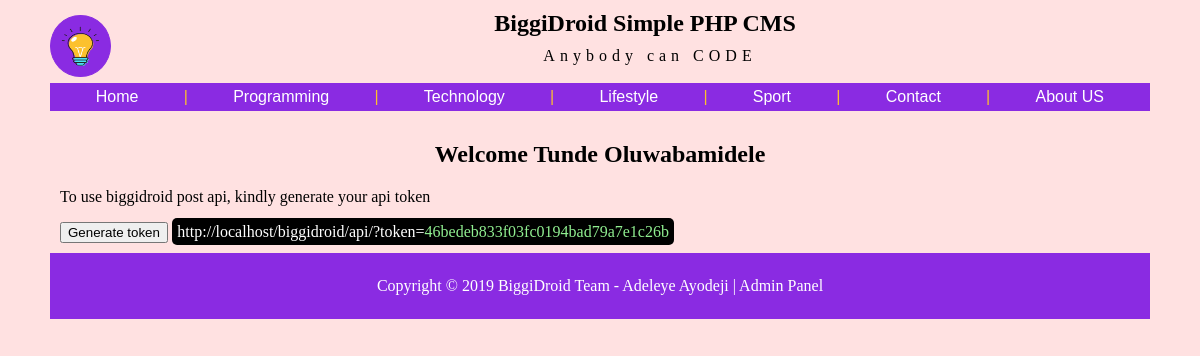
/user/home.php (signed in), run on the app's committed database.
### tables this page shows
CREATE TABLE IF NOT EXISTS `sitedetails` (
  `id` int(11) NOT NULL AUTO_INCREMENT,
  `sitelogo` mediumtext DEFAULT NULL,
  `sitetitle` mediumtext DEFAULT NULL,
  `sitetagline` mediumtext DEFAULT NULL,
  PRIMARY KEY (`id`)
);

CREATE TABLE IF NOT EXISTS `post` (
  `id` int(11) NOT NULL AUTO_INCREMENT,
  `search` varchar(10000) DEFAULT NULL,
  `category` longtext DEFAULT NULL,
  `title` longtext DEFAULT NULL,
  `text` longtext DEFAULT NULL,
  `image` longtext DEFAULT NULL,
  `date` varchar(10000) DEFAULT NULL,
  PRIMARY KEY (`id`)
);

CREATE TABLE IF NOT EXISTS `user` (
  `id` int(11) NOT NULL AUTO_INCREMENT,
  `first` varchar(10000) DEFAULT NULL,
  `last` varchar(10000) DEFAULT NULL,
  `username` varchar(10000) DEFAULT NULL,
  `password` varchar(10000) DEFAULT NULL,
  `apitoken` varchar(100) DEFAULT NULL,
  PRIMARY KEY (`id`)
);

### user/home.php (the view, shortened to what this page needs)
<?php
include '../include/header.php';
	$uniqueid = $_SESSION["uniqueid"];
	$query = mysqli_query($con, "SELECT apitoken FROM user WHERE id = '$uniqueid' ") or die();
	$result = mysqli_fetch_assoc($query);
?>
<div class="dashboard">
	<h2 style="text-align: center;">Welcome <?php echo $_SESSION["user"]; ?></h2>
	<div class="panel">
		<p>To use biggidroid post api, kindly generate your api token</p>
		<button id="generate">Generate token</button>  <a id="result" style="background: black;color: white;padding: 5px;font-family: calibri;border-radius: 5px;" href="http://localhost/biggidroid/api/?token=<?php echo($result['apitoken']) ?>" target="_blank">http://localhost/biggidroid/api/?token=<span style="color: lightgreen;" id="style"><?php echo($result['apitoken']) ?></span></a>
	</div>
</div>
<?php
include '../include/footer.php';
?>

### include/header.php (shortened to what this page needs)
<?php session_start();
include 'db.php';
$query = mysqli_query($con, "SELECT * FROM sitedetails");
$row = mysqli_fetch_assoc($query);
?>
<!DOCTYPE html>
<html>
<head>
	<link rel="stylesheet" type="text/css" href="css/style.css">
	<link rel="stylesheet" type="text/css" href="css/responsive.css">
	<link rel="stylesheet" type="text/css" href="css/animate.css">
	<link rel="stylesheet" type="text/css" href="css/font-awesome.css">
</head>
<body>
	<div class="container">
		<div class="header">
			<div class="logo">
				<a href=""><img align="center" class="sitelogo" src="image/<?php echo $row["sitelogo"] ?>"></a>
			</div>
			<div class="mainhead">
				<h2><?php echo $row["sitetitle"] ?></h2>
				<span class="sitetagline"><?php echo $row["sitetagline"] ?></span>
			</div>
			<br>
			<nav class="nav1">
				<a href="#">Home</a> |
				<?php
				$query = mysqli_query($con, "SELECT * FROM post ORDER BY id ASC LIMIT 4");
				while ($row = mysqli_fetch_assoc($query)) {
				?>
					<a href="category/<?php echo strtolower($row['category']); ?>"><?php echo $row["category"]; ?></a> |
				<?php
				} ?>
				<a href="#">Contact</a> |
				<a href="#">About US</a>
			</nav>
		</div>

### css/style.css (style rules this page uses)
body { font-family: arial; background: #ffe1e1; }
.container { margin-left: auto; margin-right: auto; width: 1100px; background: #ffe1e1; padding: 10px; padding-top: 0px; margin-top: 0px; }
.logo { width: 100px; float: left; }
.mainhead { text-align: center; }
.mainhead h2 { margin: 10px; font-family: cursive; }
nav { display: inline-block; background: blueviolet; padding: 5px; color: #fcc12d; }
nav a { margin-right: 20px; margin-left: 20px; color: white; text-decoration: none; padding: 20.8px; }
p { font-family: calibri; }
h2 { font-family: calibri; }
img { background-position: center top !important; }
.sitetagline { font-family: calibri; margin: 0px; margin-top: 0px; letter-spacing: 5px; }
.sitelogo { height: 40px; width: 39px; background: #8a2be2; margin-top: 5px; padding: 10px; border-radius: 100%; border: 1px solid #8a2be2; }
a { text-decoration: none; }

### css/responsive.css (style rules this page uses)
@media only screen and (min-width: 300px) { .container { width: 300px; } }
@media only screen and (min-width: 300px) { .nav1 { display: none; } }
@media only screen and (min-width: 320px) { .container { width: 320px; } }
@media only screen and (min-width: 320px) { .nav1 { display: none; } }
@media only screen and (min-width: 393px) { .container { width: 393px; } }
@media only screen and (min-width: 393px) { .nav1 { display: none; } }
@media only screen and (min-width: 470px) { .container { width: 470px; } }
@media only screen and (min-width: 470px) { .nav1 { display: none; } }
@media only screen and (min-width: 570px) { .container { width: 570px; } }
@media only screen and (min-width: 570px) { .nav1 { display: none; } }
@media only screen and (min-width: 600px) { .container { width: 600px; } }
@media only screen and (min-width: 600px) { nav a { padding: 0px; margin-right: 5px; margin-left: 5px; } }
@media only screen and (min-width: 600px) { .nav1 { display: block; } }
@media only screen and (min-width: 768px) { .container { width: 768px; } }
@media only screen and (min-width: 768px) { nav a { padding: 0px; margin-right: 17px; margin-left: 17px; } }
@media only screen and (min-width: 768px) { .nav1 { display: block; } }
@media only screen and (min-width: 992px) { .container { width: 992px; } }
@media only screen and (min-width: 992px) { nav a { padding: 13px; margin-right: 20px; margin-left: 20px; } }
@media only screen and (min-width: 992px) { .nav1 { display: block; } }
@media only screen and (min-width: 1200px) { .container { width: 1100px; } }
@media only screen and (min-width: 1200px) { nav a { padding: 20.8px; margin-right: 20px; margin-left: 20px; } }
@media only screen and (min-width: 1200px) { .nav1 { display: block; } }

### user/home.php (style rules this page uses)
.dashboard { padding: 10px; }

### data on the page
sitedetails: sitelogo (picture), sitetitle "BiggiDroid Simple PHP CMS", sitetagline "Anybody can CODE"
post: category "Programming"
post: category "Technology"
post: category "Lifestyle"
post: category "Sport"
user: apitoken "46bedeb833f03fc0194bad79a7e1c26b"

### other printed values
$_SESSION["user"] "Tunde Oluwabamidele"
